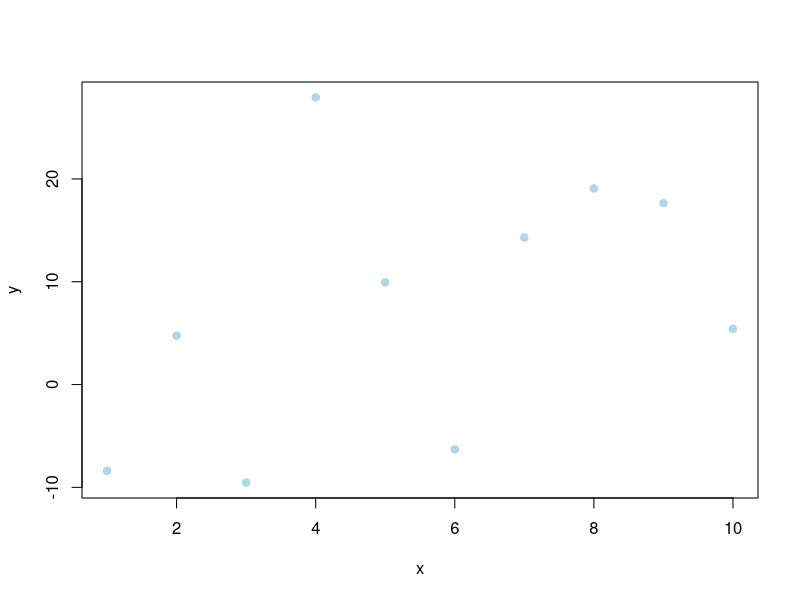
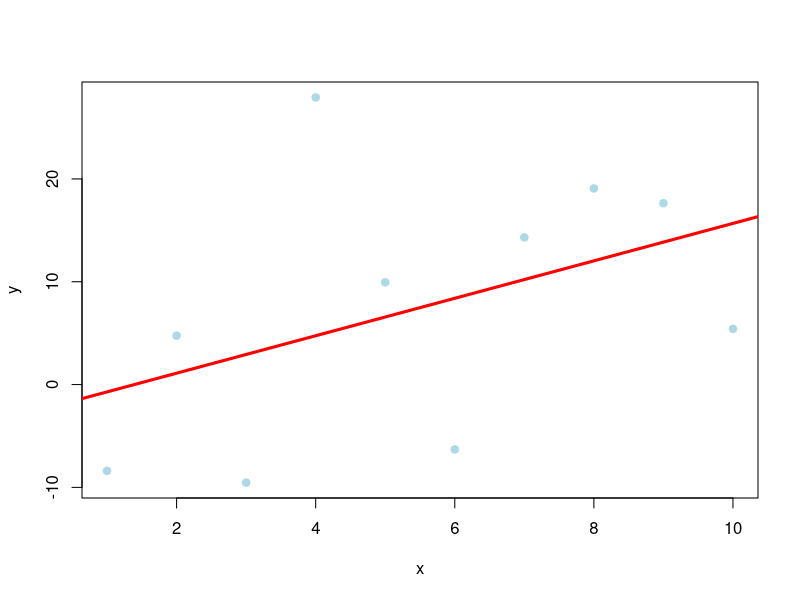
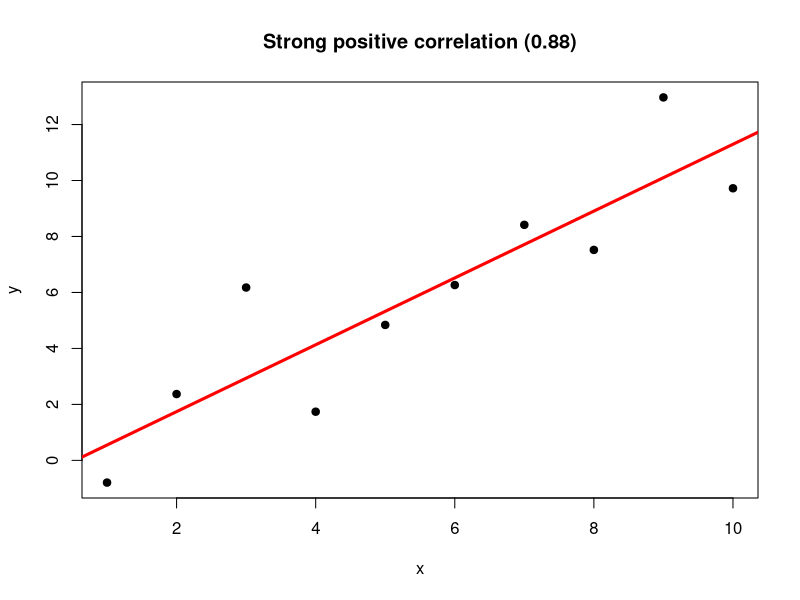
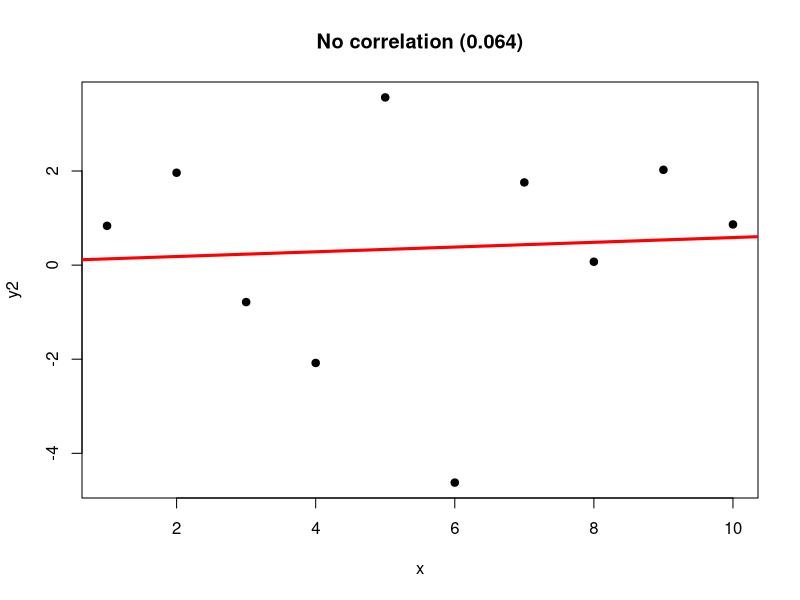
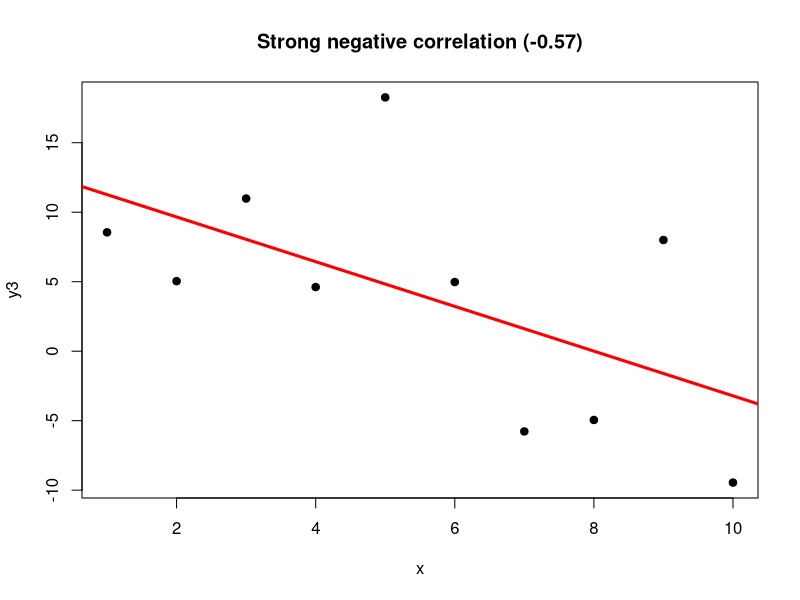
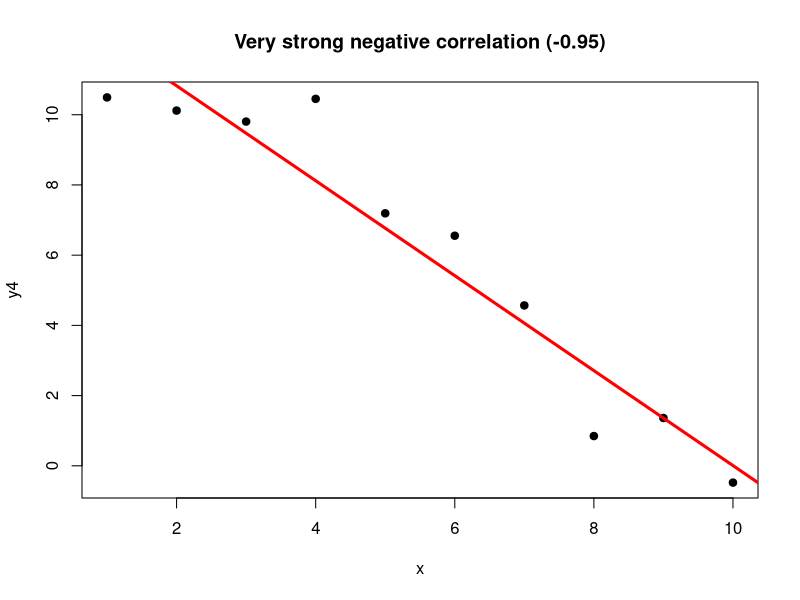

These figures' R source, in order:
## ---- chunk 1
#| echo: false

# Data generation
set.seed(1)
x <- 1:10
y <- x + rnorm(10, mean = 0, sd = 15)

# Creating the plot
plot(x, y, pch = 19, col = "lightblue")

# Regression line
# abline(lm(y ~ x), col = "red", lwd = 3)

# Pearson correlation
text(paste("Correlation:", round(cor(x, y), 2)), x = 25, y = 95)
## ---- chunk 2
#| echo: false

# Data generation
set.seed(1)
x <- 1:10
y <- x + rnorm(10, mean = 0, sd = 15)

# Creating the plot
plot(x, y, pch = 19, col = "lightblue")

# Regression line
abline(lm(y ~ x), col = "red", lwd = 3)

# Pearson correlation
text(paste("Correlation:", round(cor(x, y), 2)), x = 25, y = 95)
## ---- chunk 3
#| echo: false
# Data generation
set.seed(2)
x <- 1:10
y <- x + rnorm(10, mean = 0, sd = 2)
y2 <- rnorm(10, mean = 0, sd = 2)
y3 <- rev(x - rnorm(10, mean = 0, sd = 5))
y4 <- rev(x - rnorm(10, mean = 0, sd = 2))

# Creating the plot
plot(x, y, pch = 19, col = "black", main = "Strong positive correlation (0.88)")
abline(lm(y ~ x), col = "red", lwd = 3)

# Creating the plot
plot(x, y2, pch = 19, col = "black", main = "No correlation (0.064)")
abline(lm(y2 ~ x), col = "red", lwd = 3)

# Creating the plot
plot(x, y3, pch = 19, col = "black", main = "Strong negative correlation (-0.57)")
abline(lm(y3 ~ x), col = "red", lwd = 3)

# Creating the plot
plot(x, y4, pch = 19, col = "black", main = "Very strong negative correlation (-0.95)")
abline(lm(y4 ~ x), col = "red", lwd = 3)

